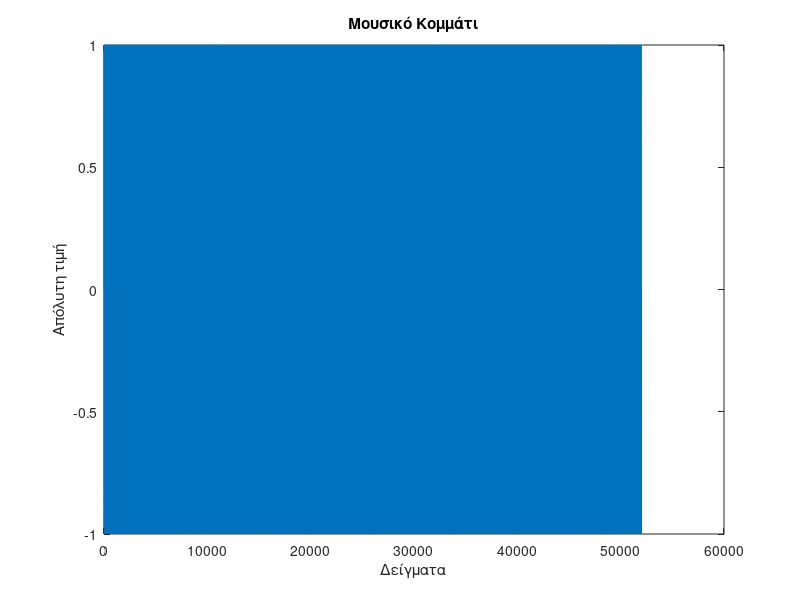

Source code (MATLAB):
% Συχνότητες για τις νότες μιας οκτάβας
frequencies = [
    220,             % A
    220*2^(1/12),    % A#
    220*2^(2/12),    % B
    220*2^(3/12),    % C
    220*2^(4/12),    % C#
    220*2^(5/12),    % D
    220*2^(6/12),    % D#
    220*2^(7/12),    % E
    220*2^(8/12),    % F
    220*2^(9/12),    % F#
    220*2^(10/12),   % G
    220*2^(11/12)    % G#
];

% Διάρκεια κάθε νότας σε δευτερόλεπτα
note_duration = 0.5;

% Συχνότητα δειγματοληψίας
Fs = 8000;

% Δημιουργία του χρόνου
t = 0:1/Fs:note_duration;

% Παράδειγμα ακολουθίας νοτών (συμβολικά οι νότες από 1 έως 12)
sequence = [1, 3, 5, 6, 8, 10, 12, 10, 8, 6, 5, 3, 1];

% Αρχικοποίηση του ηχητικού σήματος
signal = [];

% Δημιουργία του σήματος
for i = 1:length(sequence)
    freq = frequencies(sequence(i));
    note = sin(2 * pi * freq * t);
    signal = [signal, note];
end

% Αναπαραγωγή του σήματος
sound(signal, Fs);

% Αποθήκευση του σήματος σε αρχείο .wav
audiowrite('music_piece.wav', signal, Fs);

% Γράφημα του σήματος
figure;
plot(signal);
title('Μουσικό Κομμάτι');
xlabel('Δείγματα');
ylabel('Απόλυτη τιμή');
